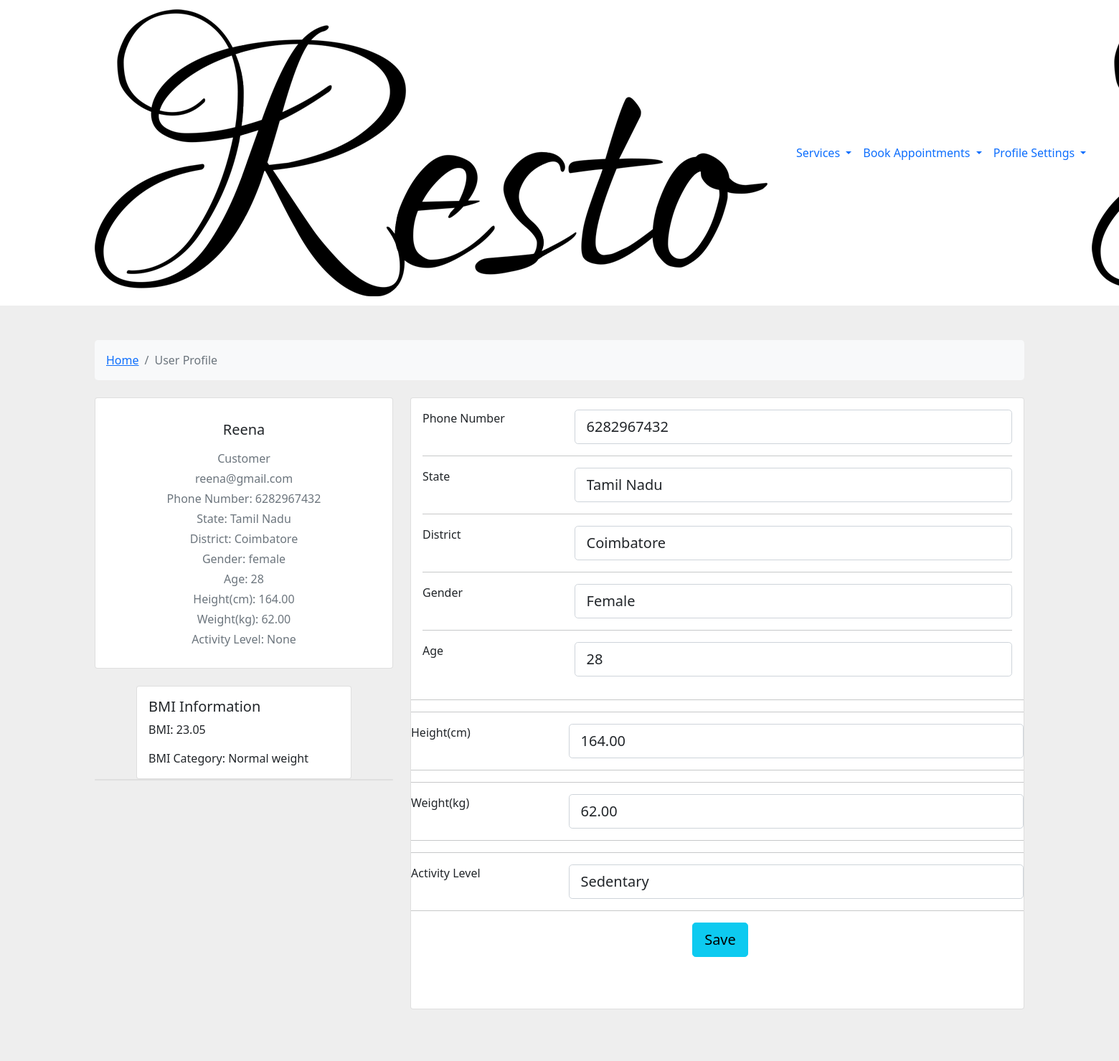
The app's page /user_profile/ (signed in) with its own data.
### ct/models.py (models this page shows, shortened)
class CustomUser(AbstractUser):
    CUSTOMER = 1
    DIETITIAN = 2
    DOCTOR = 3
    ROLE_CHOICE = (
     (CUSTOMER, 'Customer'),
     (DIETITIAN, 'Dietitian'),
     (DOCTOR, 'Doctor'),
    )
    username = models.CharField(max_length=100,unique=True ,default='')
    email = models.EmailField(unique=True)
    password = models.CharField(max_length=128)
    is_Customer = models.BooleanField(default=False)
    is_Dietitian = models.BooleanField(default=False)
    is_Doctor = models.BooleanField(default=False)
    REQUIRED_FIELDS = []

class UserProfile(models.Model):
    user = models.OneToOneField(settings.AUTH_USER_MODEL, on_delete=models.CASCADE)
    phone_number = models.CharField(max_length=15, blank=True, null=True)
    state = models.CharField(max_length=255, null=True, blank=True)
    district = models.CharField(max_length=100, blank=True, null=True)
    gender = models.CharField(max_length=10, blank=True)
    age = models.IntegerField(null=True, blank=True)  # Allow null values
    height = models.DecimalField(max_digits=5, decimal_places=2, blank=True, null=True)  # Allow null value
    weight = models.DecimalField(max_digits=5, decimal_places=2, blank=True, null=True)
    bmi = models.DecimalField(max_digits=5, decimal_places=2, blank=True, null=True)
    activity_level = models.CharField(max_length=20, blank=True, null=True)

### ct/views.py (the view, shortened to what this page needs)
# urls.py: path('user_profile/', views.user_profile, name='user_profile'),
@login_required
def user_profile(request):
    try:
        user_profile = UserProfile.objects.get(user=request.user)
    except UserProfile.DoesNotExist:
        user_profile = UserProfile(user=request.user)
        user_profile.save()
    context = {
        'user_profile': user_profile,
    }
    return render(request, 'user_profile.html', context)

### ct/templates/user_profile.html (shortened to what this page needs)
{% load static %}
<!DOCTYPE html>
<html lang="en">
    <head>
        <link href="https://cdn.jsdelivr.net/npm/bootstrap@5.0.2/dist/css/bootstrap.min.css" rel="stylesheet">
    </head>
    <body>
        <div class="boxed-page">
            <nav id="navbar-header" class="navbar navbar-expand-lg">
        <div class="container">
            <a class="navbar-brand navbar-brand-center d-flex align-items-center p-0 only-mobile" href="/">
                <img src="img/logo.png" alt="">
            </a>
            <div class="collapse navbar-collapse justify-content-between" id="navbarSupportedContent">
                <ul class="navbar-nav d-flex justify-content-between">
                    <li class="nav-item only-desktop">
                        <a class="nav-link" id="side-nav-open" href="#">
                        </a>
                    </li>
                    <li class="nav-item dropdown">
                        <a class="nav-link dropdown-toggle" href="#" id="accountSettingsDropdown" role="button" aria-haspopup="true" aria-expanded="false">
                          Services
                        </a>
                          </li>
                        <li class="nav-item dropdown">
                            <a class="nav-link dropdown-toggle" href="#" id="bookAppointmentsDropdown" role="button" aria-haspopup="true" aria-expanded="false">
                              Book Appointments
                            </a>
                       </li>
                        <li class="nav-item dropdown">
                            <a class="nav-link dropdown-toggle" href="#" id="accountSettingsDropdown" role="button" aria-haspopup="true" aria-expanded="false">
                              Profile Settings
                            </a>
                       </li>
                    </div>
                <a class="navbar-brand navbar-brand-center d-flex align-items-center only-desktop" href="#">
                    <img src="img/logo.png" alt="">
                </a>
            </div>
        </div>
        <section style="background-color: #eee;">
            <div class="container py-5">
                <div class="row">
                    <div class="col">
                        <nav aria-label="breadcrumb"
                            class="bg-light rounded-3 p-3 mb-4">
                            <ol class="breadcrumb mb-0">
                                <li class="breadcrumb-item">
                                    {% if user.is_Customer %}
                                    <a href="{% url "index" %}" id="home">Home</a></li>
                                    {% elif user.is_Dietitian %}
                                    <a href="{% url "d_index" %}">Home</a></li>
                                    {% elif user.is_Doctor %}
                                    <a href="{% url "dr_index" %}">Home</a></li>
                                    {% endif %}
                                <li class="breadcrumb-item active"
                                    aria-current="page">User Profile</li>
                            </ol>
                        </nav>
                    </div>
                </div>
                <div class="row">
                    <div class="col-lg-4">
                        <div class="card mb-4">
                            <div class="card-body text-center">
                                     <h5 class="my-3">{{ user.username }}</h5>
                                     {% if user.is_Customer %}
                                        <p class="text-muted mb-1">Customer</p>
                                     {% elif user.is_Dietitian %}
                                        <p class="text-muted mb-1">Dietitian</p>
                                     {% elif user.is_Doctor %}
                                        <p class="text-muted mb-1">Doctor</p>
                                     {% endif %}
                                     <p class="text-muted mb-1">{{ user.email }}</p>
                                     <p class="text-muted mb-1">Phone Number: {{ user_profile.phone_number }}</p>
                                     <p class="text-muted mb-1">State: {{ user_profile.state }}</p>
                                     <p class="text-muted mb-1">District: {{ user_profile.district }}</p>
                                     <p class="text-muted mb-1">Gender: {{ user_profile.gender }}</p>
                                     <p class="text-muted mb-1">Age: {{ user_profile.age }}</p>
                                     <p class="text-muted mb-1">Height(cm): {{ user_profile.height }}</p>
                                     <p class="text-muted mb-1">Weight(kg): {{ user_profile.weight }}</p>
                                     <p class="text-muted mb-1">Activity Level: {{ user_profile.activity_level }}</p>
                            </div>
                        </div>
<div class="mx-auto" style="max-width: 300px;">
    <div class="card">
        <div class="card-body">
            <h5 class="card-title">BMI Information</h5>
            {% if user_profile.bmi %}
                <p class="card-text">BMI: {{ user_profile.bmi }}</p>
                <p class="card-text">BMI Category:
                    {% if user_profile.bmi < 18.5 %}
                        Underweight
                    {% elif 18.5 <= user_profile.bmi < 25 %}
                        Normal weight
                    {% elif 25 <= user_profile.bmi < 30 %}
                        Overweight
                    {% elif 30 <= user_profile.bmi < 35 %}
                        Obesity I
                    {% elif 35 <= user_profile.bmi < 40 %}
                        Obesity II
                    {% else %}
                        Obesity III
                    {% endif %}
                </p>
            {% endif %}
        </div>
    </div>
</div>
                        <div class="card mb-4 mb-lg-0">
                        </div>
                    </div>
                    <div class="col-lg-8">
                        <div class="card mb-4">
                            <section>
                                <form method="POST" action="" id="form">
                                    <div class="card-body">
                                        <div class="row">
                                            <div class="col-sm-3">
                                                <p class="mb-0" for="num">Phone Number</p>
                                            </div>
                                            <div class="col-sm-9">
                                                <input type="text" id="num" class="form-control form-control-lg" name="num" value= "{{ user_profile.phone_number }}" />
                                            </div>
                                        </div>
                                        <hr>
                                        <div class="row">
                                            <div class="col-sm-3">
                                                <p class="mb-0" for="state">State</p>
                                            </div>
                                            <div class="col-sm-9">
                                                <select id="state" class="form-control form-control-lg" name="state" onchange="populateDistricts()" >
                                                         <option value="Tamil Nadu" {% if user_profile.state == "Tamil Nadu" %}selected{% endif %}>Tamil Nadu</option>
                                                     </select>
                                            </div>
                                        </div>
                                        <hr>
                                        <div class="row">
                                            <div class="col-sm-3">
                                                <p class="mb-0" for="district">District</p>
                                            </div>
                                            <div class="col-sm-9">
                                                <select id="district" class="form-control form-control-lg" name="district">
                                                    <option value="{{ user_profile.district }}" selected>{{ user_profile.district }}</option>
                                                </select>
                                            </div>
                                        </div>
                                        <hr>
                                        <div class="row">
                                            <div class="col-sm-3">
                                                <p class="mb-0">Gender</p>
                                            </div>
                                            <div class="col-sm-9">
                                                <select id="gender" class="form-control form-control-lg" name="gender">
                                                    <option value="female" {% if user_profile.gender == "female" %}selected{% endif %}>Female</option>
                                                </select>
                                            </div>
                                        </div>
                                        <hr>
                                        <div class="row">
                                            <div class="col-sm-3">
                                                <p class="mb-0">Age</p>
                                            </div>
                                            <div class="col-sm-9">
                                                <input type="number" id="age" class="form-control form-control-lg" name="age" value="{{ user_profile.age }}"/>
                                            </div>
                                        </div>
                                    </div>
                                    <hr>
                                    <hr>
                                        <div class="row">
                                            <div class="col-sm-3">
                                                <p class="mb-0" for="height">Height(cm)</p>
                                            </div>
                                            <div class="col-sm-9">
                                                <input type="number" id="height" class="form-control form-control-lg" name="height" value ="{{ user_profile.height }}" />
                                            </div>
                                        </div>
                                    <hr>
                                        <hr>
                                        <div class="row">
                                            <div class="col-sm-3">
                                                <p class="mb-0" for="weight">Weight(kg)</p>
                                            </div>
                                            <div class="col-sm-9">
                                                <input type="number" id="weight" class="form-control form-control-lg" name="weight" value = "{{ user_profile.weight }}"/>
                                            </div>
                                        </div>
                                        <hr>
                                        <hr>
                                        <div class="row">
                                            <div class="col-sm-3">
                                                <p class="mb-0">Activity Level</p>
                                            </div>
                                            <div class="col-sm-9">
                                                <select id="activity_level" class="form-control form-control-lg" name="activity_level">
                                                    <option value="Sedentary" {% if user_profile.activity_level == "Sedentary" %}selected{% endif %}>Sedentary</option>
                                                </select>
                                            </div>
                                        </div>
                                        <hr>
                                        <center><button type="submit" id="savebtn" class="btn btn-info btn-lg ms-2">Save</button></center>
                                     <br><br><br>
                                </form>
                            </section>
                        </div>
                    </div>
                </div>
            </div>
        </section>
    </body>
</html>

### records on screen
CustomUser: username "Reena", email "reena@gmail.com"
UserProfile: phone_number "6282967432", state "Tamil Nadu", district "Coimbatore", gender "female", age "28", height "164.00", weight "62.00", activity_level "None", bmi "23.05", num "6282967432", gender "Female"
